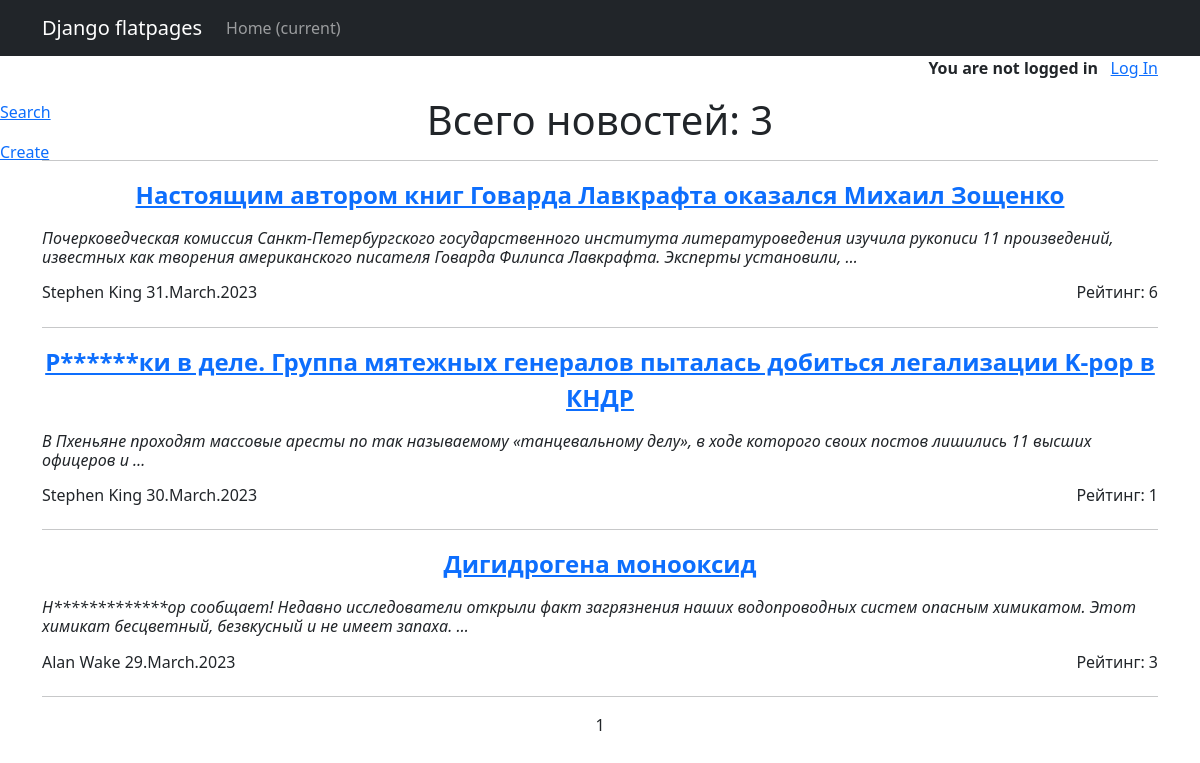
/posts/, run on an earlier commit of the app's database.
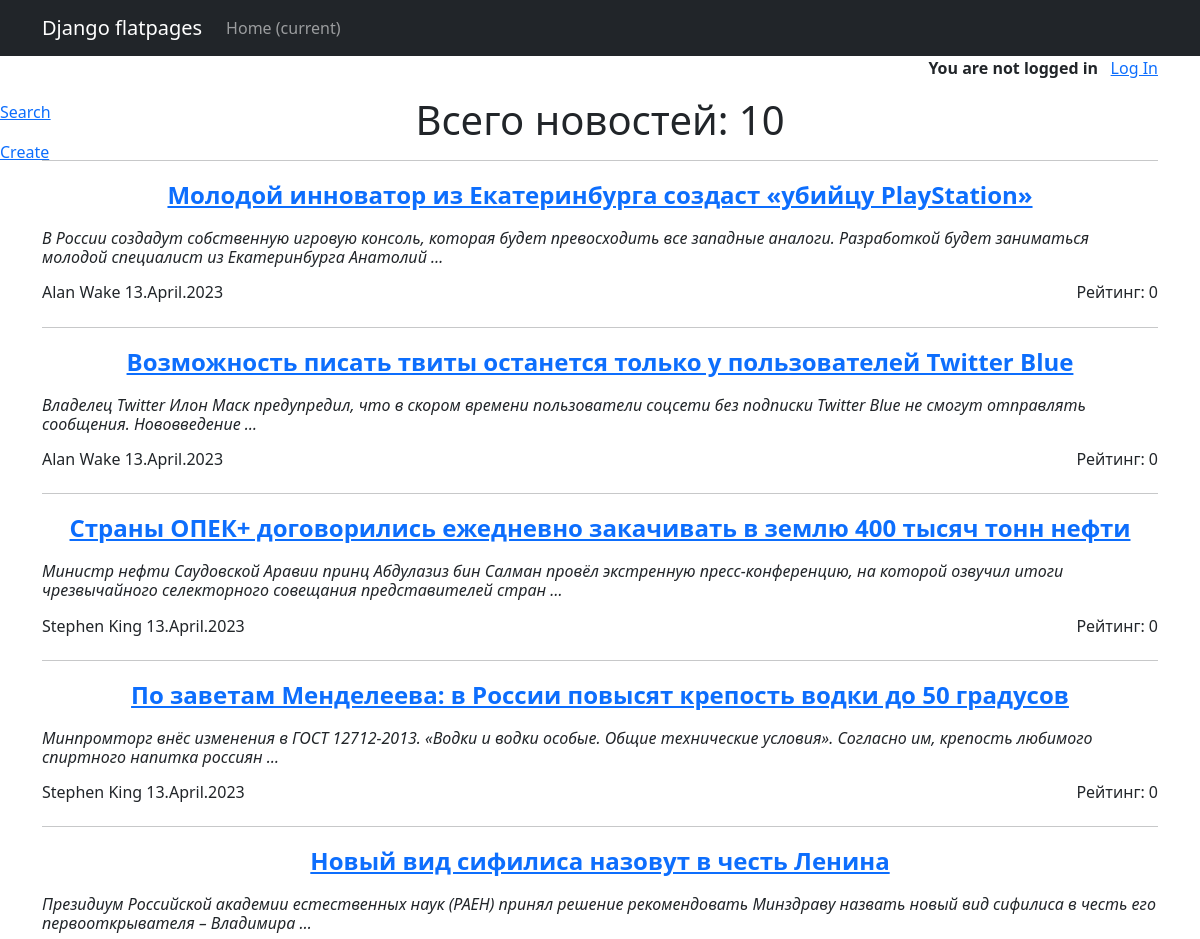
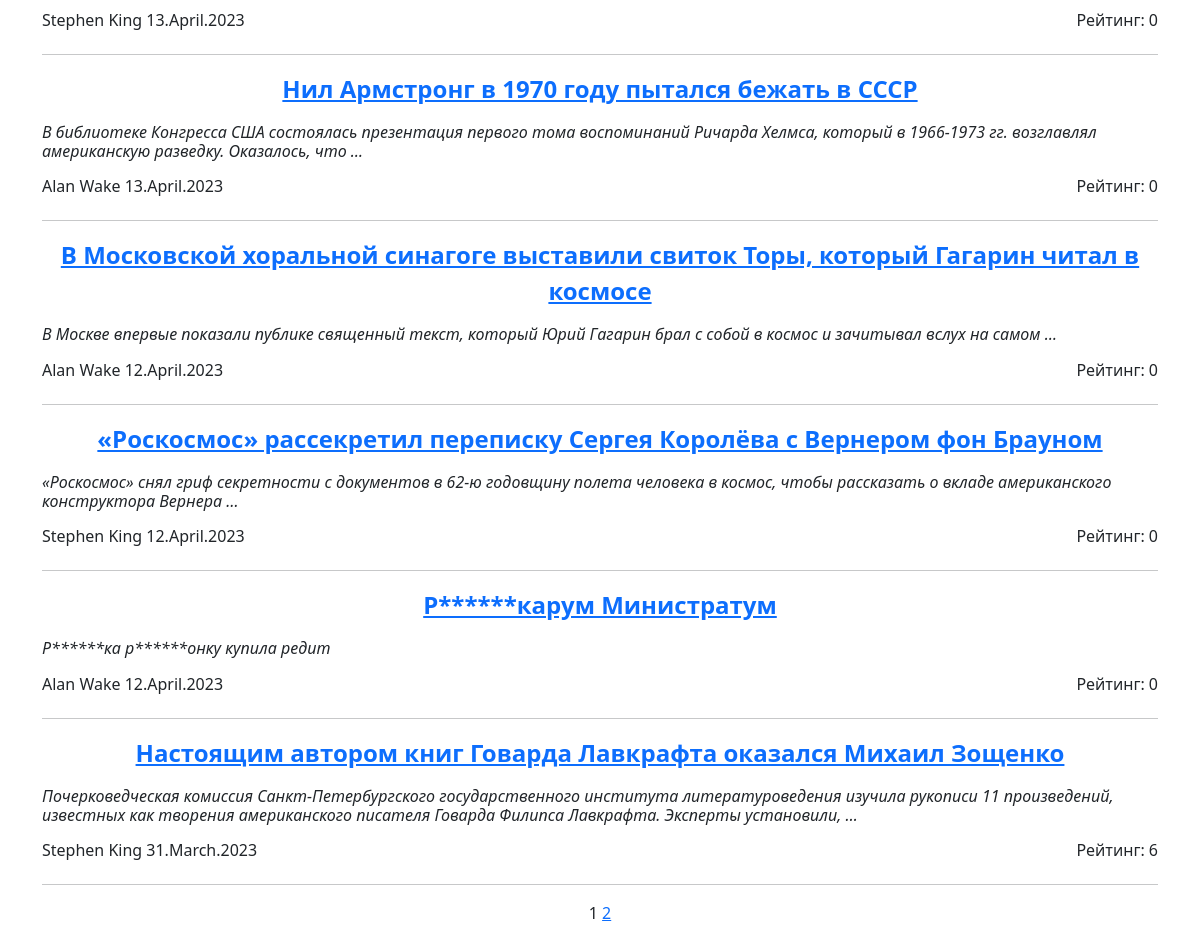
And on a later commit of the database (2 pictures, top to bottom).
### news/models.py (models this page shows, shortened)
class Post(models.Model):
    ar = 'Article'
    nw = 'News'
    post_types = [
        (ar, 'Article'),
        (nw, 'News')
    ]
    post_type = models.CharField(max_length=7, choices=post_types, default=nw)
    t_creation = models.DateTimeField(auto_now_add=True)
    title = models.CharField(max_length=255)
    content = models.TextField()
    rating = models.IntegerField(default=0, db_column='rating')
    author = models.ForeignKey('Author', on_delete=models.CASCADE, related_name='post')
    category = models.ManyToManyField('Category', through='PostCategory') # Связь многие к многим

class Author(models.Model):
    full_name = models.CharField(max_length=100)
    rating = models.IntegerField(default=0) # значение вычисляется в update_rating
    user = models.ForeignKey('auth.User', on_delete=models.CASCADE) # связь с методом User один к одному
    def update_rating(self):
        r_comments_by_author = Comment.objects.filter(user_id=self.user.id).aggregate(models.Sum('rating'))['rating__sum'] # new variant
        r_posts = Post.objects.filter(author_id=self).aggregate(models.Sum('rating')) #суммарный рейтинг за посты
        post_ids = Post.objects.filter(author_id=self).values_list('id', flat=True) #(flat=True) чтобы получить одним списком id всех постов этого автора
        r_comments_to_author_posts = Comment.objects.filter(post_id__in=post_ids).aggregate(models.Sum('rating'))['rating__sum']
        print(r_posts, r_posts['rating__sum'], r_comments_by_author, r_comments_to_author_posts)
        self.rating = (int(r_posts['rating__sum']) * 3) + int(r_comments_by_author) + int(r_comments_to_author_posts)
        print(self.rating)
        self.save()
    def __str__(self):
        return self.full_name

### news/views.py (the view)
# urls.py: path('posts/', include('news.urls')),  # < Подключаем представления сначала в news\urls.py находим  PostsList.as_view, => views.py template_name = 'posts.html'
class PostsList(ListView):
    model = Post # Указываем модель, объекты которой мы будем выводить
    ordering = '-t_creation' # Заметка. Тут надо добавить сортировку по времени
    template_name = 'posts.html'  # Указываем имя шаблона, с инструкциями по отображению объектов модели
    context_object_name = 'posts'  # Это имя списка где лежат все объекты. К нему обращаемся в html-шаблоне.
    paginate_by = 10
    def get_queryset(self):
        queryset = super().get_queryset()  # Получаем обычный запрос
        self.filterset = PostFilter(self.request.GET, queryset)  # Используем наш класс фильтрации. self.request.GET содержит объект QueryDict,
        return self.filterset.qs  # Возвращаем из функции отфильтрованный список товаров
    def get_context_data(self, **kwargs):  # Метод get_context_data позволяет нам изменить набор данных, который будет передан в шаблон.
        context = super().get_context_data(**kwargs)
        context['filterset'] = self.filterset  # Добавляем в контекст объект фильтрации.
        return context

### news/templatetags/custom_filters.py (called while the page is built)
@register.filter()
def censor(value):
   for word in bad_words:
      if word.lower() in value.lower():
         value = value.replace(word[1:-2], '*' * (len(word)-1))
   return value

### news/templatetags/custom_tags.py (called while the page is built)
@register.simple_tag(takes_context=True)
def url_replace(context, **kwargs):
   d = context['request'].GET.copy()
   for k, v in kwargs.items():
       d[k] = v
   return d.urlencode()

### templates/Posts.html (shortened to what this page needs)
{% extends 'flatpages/default.html' %}
{% load custom_filters %}
{% load custom_tags %}
{% block content %}
<div style="display: flex; justify-content: right; align-items: right; ">
    {% if user.is_authenticated %}
      <p style="text-align: right; font-weight: bold">{{ user.username }}!&nbsp&nbsp</p>
      <a style="display: block; text-align: right" href="{% url 'logout' %}">Log Out</a>
    {% else %}
      <p style="text-align: right; font-weight: bold">You are not logged in &nbsp&nbsp</p>
      <a style="display: block; text-align: right" href="{% url 'login' %}">Log In</a>
    {% endif %}
</div>
      <h1>Всего новостей: {{ posts|length }}</h1>
  <hr>
<a href="search" style="position: fixed; left: 0; top: 100px;">Search</a>
<a href="create" style="position: fixed; left: 0; top: 140px;">Create</a>
   {% if posts %}
       {% for post in posts %}
           <a href="{% url 'post_full' pk=post.pk %}" style="display: block; text-align: center; font-size:24px; font-weight: bold">{{post.title|censor}}</a>
           <h6 style="text-align: left; font-style: italic;">{{post.content|truncatewords:20|censor}}</h6>
           <div style="display: flex; justify-content: space-between; align-items: center;">
               <h6>{{post.author}} {{post.t_creation|date:"j.F.Y" }}</h6>
               <h6>Рейтинг: {{post.rating}}</h6>
           </div>
           <hr>
       {% endfor %}
   {% else %}
       <h2>Конец истории</h2>
   {% endif %}
   {{ page_obj.number }}
   {% if page_obj.has_next %}
       <a href="?{% url_replace page=page_obj.next_page_number %}">{{ page_obj.next_page_number }}</a>
   {% endif %}
{% endblock content %}

What changed in the data, as far as the page shows it:
no longer on this page (row edited): Post: title|censor "Р******ки в деле. Группа мятежных генералов пыталась добиться легализации K-pop в КНДР", content|censor "В Пхеньяне проходят массовые аресты по так называемому «танцевальному делу», в ходе которого своих постов лишились 11 высших офицеров и …", author "Stephen King", t_creation "30.March.2023", rating "1"
no longer on this page (row edited): Post: title|censor "Дигидрогена монооксид", content|censor "Н*************ор сообщает! Недавно исследователи открыли факт загрязнения наших водопроводных систем опасным химикатом. Этот химикат бесцветный, безвкусный и не имеет запаха. …", author "Alan Wake", t_creation "29.March.2023", rating "3"
added Post: title|censor "Молодой инноватор из Екатеринбурга создаст «убийцу PlayStation»", content|censor "В России создадут собственную игровую консоль, которая будет превосходить все западные аналоги. Разработкой будет заниматься молодой специалист из Екатеринбурга Анатолий …", author "Alan Wake", t_creation "13.April.2023", rating "0"
added Post: title|censor "Возможность писать твиты останется только у пользователей Twitter Blue", content|censor "Владелец Twitter Илон Маск предупредил, что в скором времени пользователи соцсети без подписки Twitter Blue не смогут отправлять сообщения. Нововведение …", author "Alan Wake", t_creation "13.April.2023", rating "0"
added Post: title|censor "Страны ОПЕК+ договорились ежедневно закачивать в землю 400 тысяч тонн нефти", content|censor "Министр нефти Саудовской Аравии принц Абдулазиз бин Салман провёл экстренную пресс-конференцию, на которой озвучил итоги чрезвычайного селекторного совещания представителей стран …", author "Stephen King", t_creation "13.April.2023", rating "0"
added Post: title|censor "По заветам Менделеева: в России повысят крепость водки до 50 градусов", content|censor "Минпромторг внёс изменения в ГОСТ 12712-2013. «Водки и водки особые. Общие технические условия». Согласно им, крепость любимого спиртного напитка россиян …", author "Stephen King", t_creation "13.April.2023", rating "0"
added Post: title|censor "Новый вид сифилиса назовут в честь Ленина", content|censor "Президиум Российской академии естественных наук (РАЕН) принял решение рекомендовать Минздраву назвать новый вид сифилиса в честь его первооткрывателя – Владимира …", author "Stephen King", t_creation "13.April.2023", rating "0"
added Post: title|censor "Нил Армстронг в 1970 году пытался бежать в СССР", content|censor "В библиотеке Конгресса США состоялась презентация первого тома воспоминаний Ричарда Хелмса, который в 1966-1973 гг. возглавлял американскую разведку. Оказалось, что …", author "Alan Wake", t_creation "13.April.2023", rating "0"
added Post: title|censor "В Московской хоральной синагоге выставили свиток Торы, который Гагарин читал в космосе", content|censor "В Москве впервые показали публике священный текст, который Юрий Гагарин брал с собой в космос и зачитывал вслух на самом …", author "Alan Wake", t_creation "12.April.2023", rating "0"
added Post: title|censor "«Роскосмос» рассекретил переписку Сергея Королёва с Вернером фон Брауном", content|censor "«Роскосмос» снял гриф секретности с документов в 62-ю годовщину полета человека в космос, чтобы рассказать о вкладе американского конструктора Вернера …", author "Stephen King", t_creation "12.April.2023", rating "0"
added Post: title|censor "Р******карум Министратум", content|censor "Р******ка р******онку купила редит", author "Alan Wake", t_creation "12.April.2023", rating "0"
Also different on the page:
{{ posts|length }}: "3" → "10"
{{ page_obj.next_page_number }}: (not shown) → "2"
